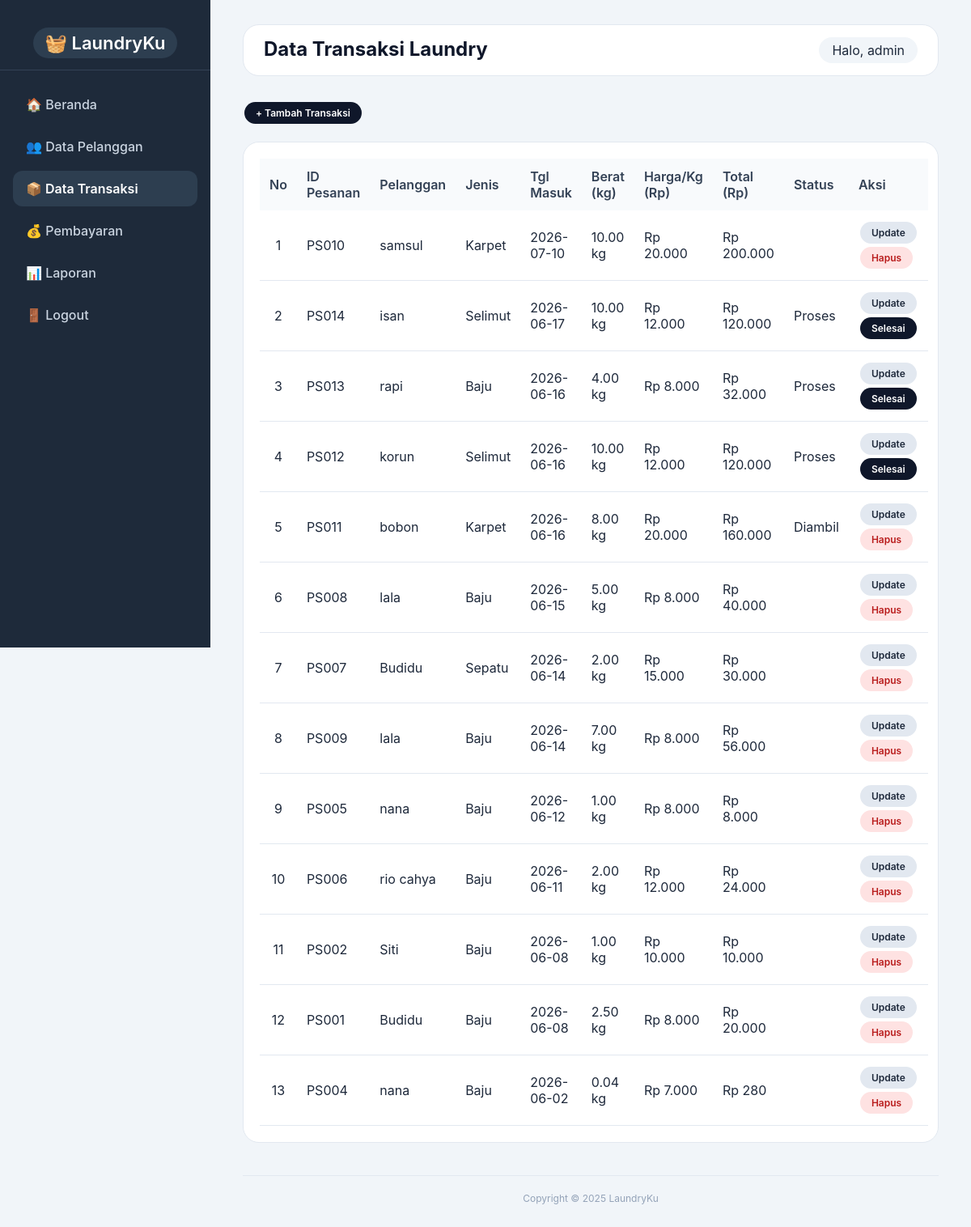
The page /public/transaksi.php (signed in) on the database its author committed.
### tables this page shows
CREATE TABLE `transaksi` (
  `id_transaksi` int(11) NOT NULL AUTO_INCREMENT,
  `id_pelanggan` int(11) NOT NULL,
  `jenis` varchar(50) NOT NULL DEFAULT 'Baju',
  `tanggal_masuk` date NOT NULL,
  `tanggal_selesai` date DEFAULT NULL,
  `berat_kg` decimal(5,2) NOT NULL,
  `harga_perkg` decimal(10,2) NOT NULL,
  `total_harga` decimal(10,2) GENERATED ALWAYS AS (`berat_kg` * `harga_perkg`) STORED,
  `status` enum('proses','selesai','diambil') DEFAULT 'proses',
  PRIMARY KEY (`id_transaksi`),
  KEY `id_pelanggan` (`id_pelanggan`),
  CONSTRAINT `transaksi_ibfk_1` FOREIGN KEY (`id_pelanggan`) REFERENCES `pelanggan` (`id_pelanggan`)
);

CREATE TABLE `pelanggan` (
  `id_pelanggan` int(11) NOT NULL AUTO_INCREMENT,
  `nama_pelanggan` varchar(100) NOT NULL,
  `alamat` varchar(255) DEFAULT NULL,
  `no_hp` varchar(15) DEFAULT NULL,
  PRIMARY KEY (`id_pelanggan`)
);

### public/transaksi.php (the view, shortened to what this page needs)
<?php
require_once '../config/database.php';
$sql = "SELECT t.*, p.nama_pelanggan FROM transaksi t JOIN pelanggan p ON t.id_pelanggan = p.id_pelanggan ORDER BY t.tanggal_masuk DESC";
$result = $conn->query($sql);
?>
<!DOCTYPE html>
<html lang="id">
<head>
</head>
<body>
    <div class="sidebar">
        <div class="logo"><span>🧺 LaundryKu</span></div>
        <ul>
            <li><a href="dashboard.php">🏠 Beranda</a></li>
            <li><a href="pelanggan.php">👥 Data Pelanggan</a></li>
            <li class="active"><a href="transaksi.php">📦 Data Transaksi</a></li>
            <li><a href="pembayaran.php">💰 Pembayaran</a></li>
            <li><a href="laporan.php">📊 Laporan</a></li>
            <li><a href="logout.php">🚪 Logout</a></li>
        </ul>
    </div>
    <div class="main-content">
        <div class="top-bar">
            <h2>Data Transaksi Laundry</h2>
            <div class="user-info">Halo, <?= htmlspecialchars($_SESSION['username']) ?></div>
        </div>
        <div style="margin-bottom:20px;"><a href="tambah_transaksi.php" class="btn">+ Tambah Transaksi</a></div>
        <div class="table-wrapper">
            <?php if ($result && $result->num_rows > 0): ?>
                <table>
                    <thead>
                        <tr>
                            <th>No</th>
                            <th>ID Pesanan</th>
                            <th>Pelanggan</th>
                            <th>Jenis</th>
                            <th>Tgl Masuk</th>
                            <th>Berat (kg)</th>
                            <th>Harga/Kg (Rp)</th>
                            <th>Total (Rp)</th>
                            <th>Status</th>
                            <th>Aksi</th>
                        </tr>
                    </thead>
                    <tbody>
                        <?php $no = 1;
                        while ($row = $result->fetch_assoc()):
                            $id_pesanan = "PS" . str_pad($row['id_transaksi'], 3, '0', STR_PAD_LEFT);
                        ?>
                            <tr>
                                <td style="text-align:center;"><?= $no++; ?></td>
                                <td><?= $id_pesanan ?></td>
                                <td><?= htmlspecialchars($row['nama_pelanggan']) ?></td>
                                <td><?= htmlspecialchars($row['jenis'] ?? 'Baju') ?></td>
                                <td><?= $row['tanggal_masuk'] ?></td>
                                <td><?= $row['berat_kg'] ?> kg</td>
                                <td>Rp <?= number_format($row['harga_perkg'], 0, ',', '.') ?></td>
                                <td>Rp <?= number_format($row['total_harga'], 0, ',', '.') ?></td>
                                <td><?= ucfirst($row['status']) ?></td>
                                <td>
                                    <a href="transaksi_update_form.php?id=<?= $row['id_transaksi'] ?>" class="btn btn-edit">Update</a>
                                    <?php if ($row['status'] == 'proses'): ?>
                                        <a href="?ubah_status=selesai&id=<?= $row['id_transaksi'] ?>" class="btn">Selesai</a>
                                    <?php elseif ($row['status'] == 'selesai'): ?>
                                        <a href="?ubah_status=diambil&id=<?= $row['id_transaksi'] ?>" class="btn">Diambil</a>
                                    <?php else: ?>
                                        <a href="transaksi_hapus.php?id=<?= $row['id_transaksi'] ?>" class="btn btn-danger" onclick="return confirm('Yakin hapus?')">Hapus</a>
                                    <?php endif; ?>
                                </td>
                            </tr>
                        <?php endwhile; ?>
                    </tbody>
                </table>
            <?php else: ?>
                <p>Belum ada transaksi.</p>
            <?php endif; ?>
        </div>
        <div class="footer">Copyright &copy; 2025 LaundryKu</div>
    </div>
</body>
</html>

### public/transaksi.php (style rules this page uses)
* { margin: 0; padding: 0; box-sizing: border-box; font-family: 'Inter', system-ui, 'Segoe UI', sans-serif; }
body { background: #f1f5f9; display: flex; }
.sidebar { width: 260px; background: #1e2a3a; color: #e2e8f0; height: 100vh; position: fixed; padding: 20px 0; }
.sidebar .logo { text-align: center; padding: 20px; font-size: 22px; font-weight: 600; border-bottom: 1px solid #334155; margin-bottom: 20px; }
.sidebar .logo span { background: #2d3e50; padding: 6px 14px; border-radius: 30px; color: white; }
.sidebar ul { list-style: none; padding: 0 16px; }
.sidebar ul li { margin: 8px 0; border-radius: 12px; }
.sidebar ul li a { display: block; padding: 12px 16px; color: #cbd5e1; text-decoration: none; border-radius: 12px; transition: 0.2s; font-weight: 500; }
.sidebar ul li.active { background: #2d3e50; }
.sidebar ul li.active a { color: white; font-weight: 600; }
.main-content { margin-left: 260px; padding: 30px 40px; width: calc(100% - 260px); }
.top-bar { background: white; padding: 15px 25px; border-radius: 20px; display: flex; justify-content: space-between; margin-bottom: 30px; border: 1px solid #e2e8f0; }
.top-bar h2 { color: #0f172a; }
.user-info { background: #f1f5f9; padding: 6px 16px; border-radius: 40px; color: #1e293b; }
.btn { background: #0f172a; border: none; padding: 6px 14px; border-radius: 40px; color: white; font-weight: 600; text-decoration: none; display: inline-block; font-size: 12px; margin: 2px; }
.btn-edit { background: #e2e8f0; color: #1e293b; }
.btn-danger { background: #fee2e2; color: #b91c1c; }
.table-wrapper { background: white; border-radius: 20px; padding: 20px; border: 1px solid #e2e8f0; overflow-x: auto; }
table { width: 100%; border-collapse: collapse; }
th { background: #f8fafc; color: #334155; padding: 12px; text-align: left; font-weight: 600; }
td { padding: 12px; border-bottom: 1px solid #e2e8f0; color: #1e293b; }
.footer { text-align: center; margin-top: 40px; font-size: 12px; color: #94a3b8; border-top: 1px solid #e2e8f0; padding-top: 20px; }

### rows shown on the page
transaksi: id_transaksi "PS010", id_pelanggan.nama_pelanggan "samsul", jenis "Karpet", tanggal_masuk "2026-07-10", berat_kg "10.00", harga_perkg "20.000", total_harga "200.000"
transaksi: id_transaksi "PS014", id_pelanggan.nama_pelanggan "isan", jenis "Selimut", tanggal_masuk "2026-06-17", berat_kg "10.00", harga_perkg "12.000", total_harga "120.000", status "Proses"
transaksi: id_transaksi "PS013", id_pelanggan.nama_pelanggan "rapi", jenis "Baju", tanggal_masuk "2026-06-16", berat_kg "4.00", harga_perkg "8.000", total_harga "32.000", status "Proses"
transaksi: id_transaksi "PS012", id_pelanggan.nama_pelanggan "korun", jenis "Selimut", tanggal_masuk "2026-06-16", berat_kg "10.00", harga_perkg "12.000", total_harga "120.000", status "Proses"
transaksi: id_transaksi "PS011", id_pelanggan.nama_pelanggan "bobon", jenis "Karpet", tanggal_masuk "2026-06-16", berat_kg "8.00", harga_perkg "20.000", total_harga "160.000", status "Diambil"
transaksi: id_transaksi "PS008", id_pelanggan.nama_pelanggan "lala", jenis "Baju", tanggal_masuk "2026-06-15", berat_kg "5.00", harga_perkg "8.000", total_harga "40.000"
transaksi: id_transaksi "PS007", id_pelanggan.nama_pelanggan "Budidu", jenis "Sepatu", tanggal_masuk "2026-06-14", berat_kg "2.00", harga_perkg "15.000", total_harga "30.000"
transaksi: id_transaksi "PS009", id_pelanggan.nama_pelanggan "lala", jenis "Baju", tanggal_masuk "2026-06-14", berat_kg "7.00", harga_perkg "8.000", total_harga "56.000"
transaksi: id_transaksi "PS005", id_pelanggan.nama_pelanggan "nana", jenis "Baju", tanggal_masuk "2026-06-12", berat_kg "1.00", harga_perkg "8.000", total_harga "8.000"
transaksi: id_transaksi "PS006", id_pelanggan.nama_pelanggan "rio cahya", jenis "Baju", tanggal_masuk "2026-06-11", berat_kg "2.00", harga_perkg "12.000", total_harga "24.000"
transaksi: id_transaksi "PS002", id_pelanggan.nama_pelanggan "Siti", jenis "Baju", tanggal_masuk "2026-06-08", berat_kg "1.00", harga_perkg "10.000", total_harga "10.000"
transaksi: id_transaksi "PS001", id_pelanggan.nama_pelanggan "Budidu", jenis "Baju", tanggal_masuk "2026-06-08", berat_kg "2.50", harga_perkg "8.000", total_harga "20.000"
transaksi: id_transaksi "PS004", id_pelanggan.nama_pelanggan "nana", jenis "Baju", tanggal_masuk "2026-06-02", berat_kg "0.04", harga_perkg "7.000", total_harga "280"

### other values the page prints
$_SESSION['username'] "admin"
